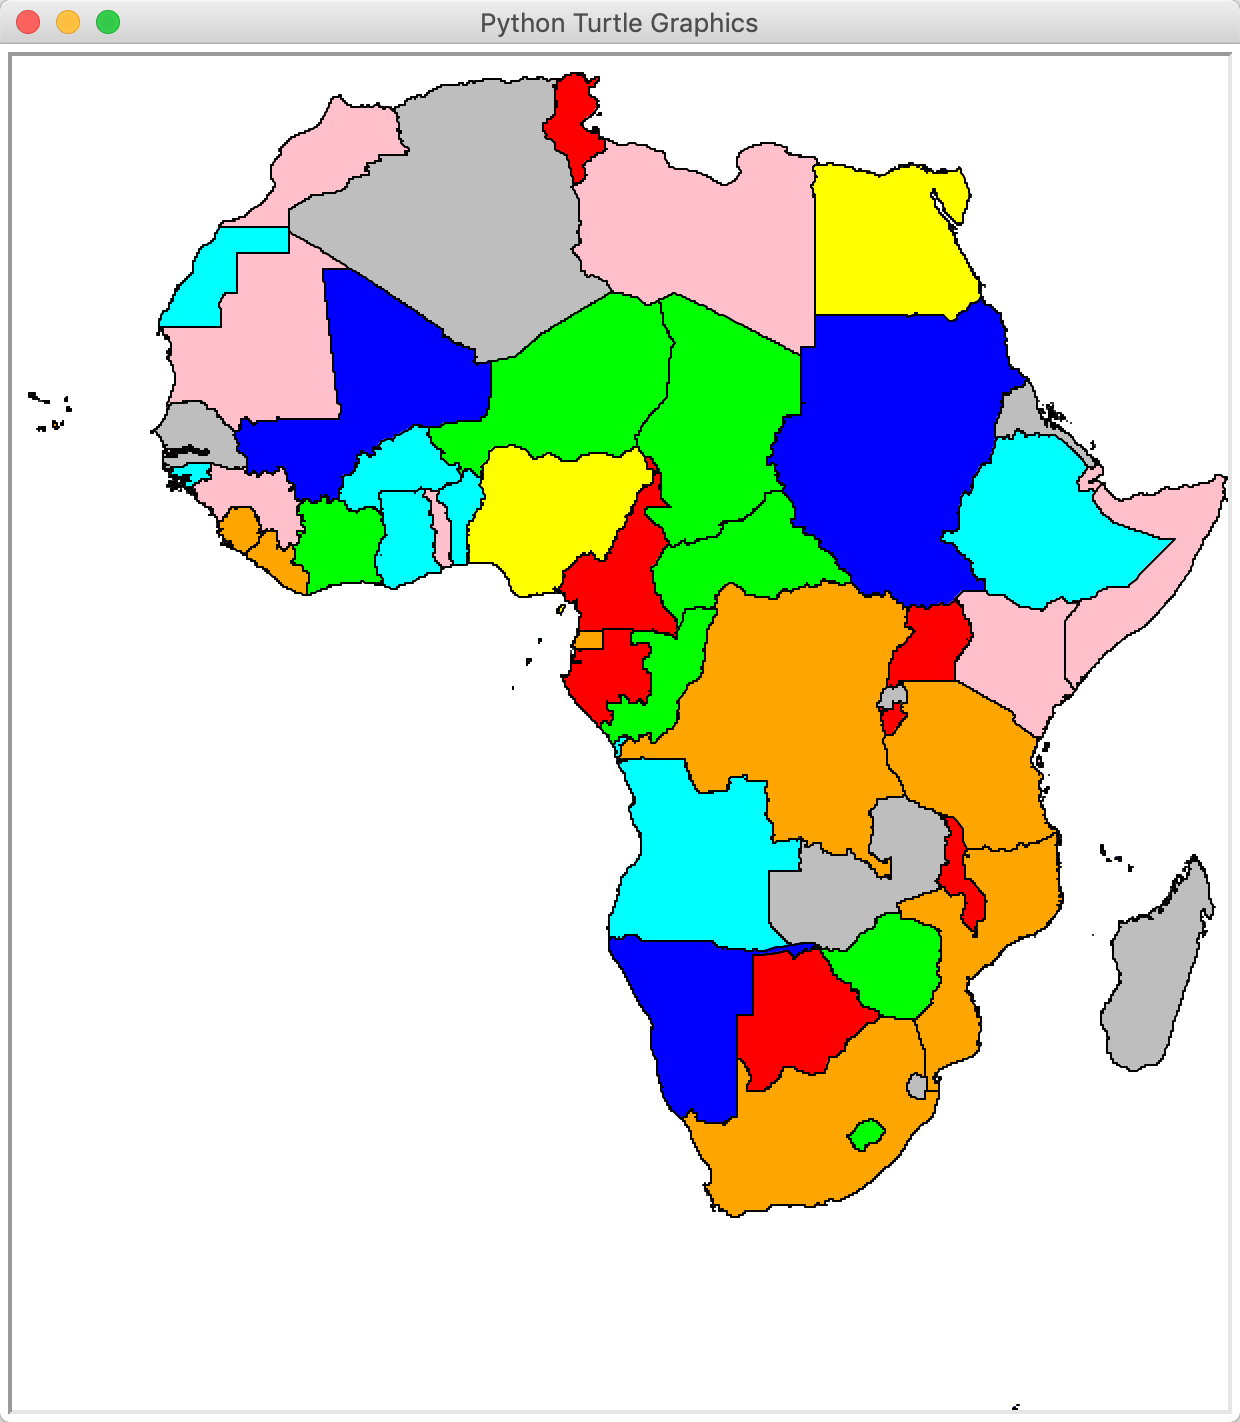

Write the Python code that produced this figure.
import turtle, random
import shapefile # 需要安装shapefile模块，读取

turtle.tracer(0)  # 海龟加速，无动画

# 打开文件，读取地图文件信息
layer = shapefile.Reader('Africa.shp')
print("名称：", layer.shapeName)
print("外边界坐标：", layer.bbox)
print("对象个数：", layer.numRecords)

# 设置地图的外框，水平方向600像素，垂直方向按照bbox的比例
w = 600
h = int(w * (layer.bbox[3] - layer.bbox[1]) / (layer.bbox[2] - layer.bbox[0]))

print("地图的宽高：", w, h)
turtle.setup(w + 20, h + 30)

# 将海龟坐标系设置为与地图坐标相同
#turtle.setworldcoordinates(layer.bbox[0], layer.bbox[1], layer.bbox[2], layer.bbox[3])
turtle.setworldcoordinates(*layer.bbox)

map_pen = turtle.Turtle()
colors = ['yellow', 'red', 'green', 'blue', 'gray', 'pink', 'orange', 'cyan']

# 循环迭代地图中的每个对象
for f in layer.shapeRecords():
    # 画一个对象，可能包含多个多边形
    new_polygon = True  # 对象中的某个多边形开始
    start = None  # 多边形的开始顶点
    map_pen.penup()
    for xy in f.shape.points:
        map_pen.goto(xy)
        if new_polygon:
            start = xy
            map_pen.pendown()
            map_pen.fillcolor(random.choice(colors))
            map_pen.begin_fill()
            new_polygon = False
        elif xy == start:
            map_pen.end_fill()
            map_pen.penup()
            new_polygon = True
    turtle.update()

map_pen.hideturtle()
turtle.update()
turtle.done()
